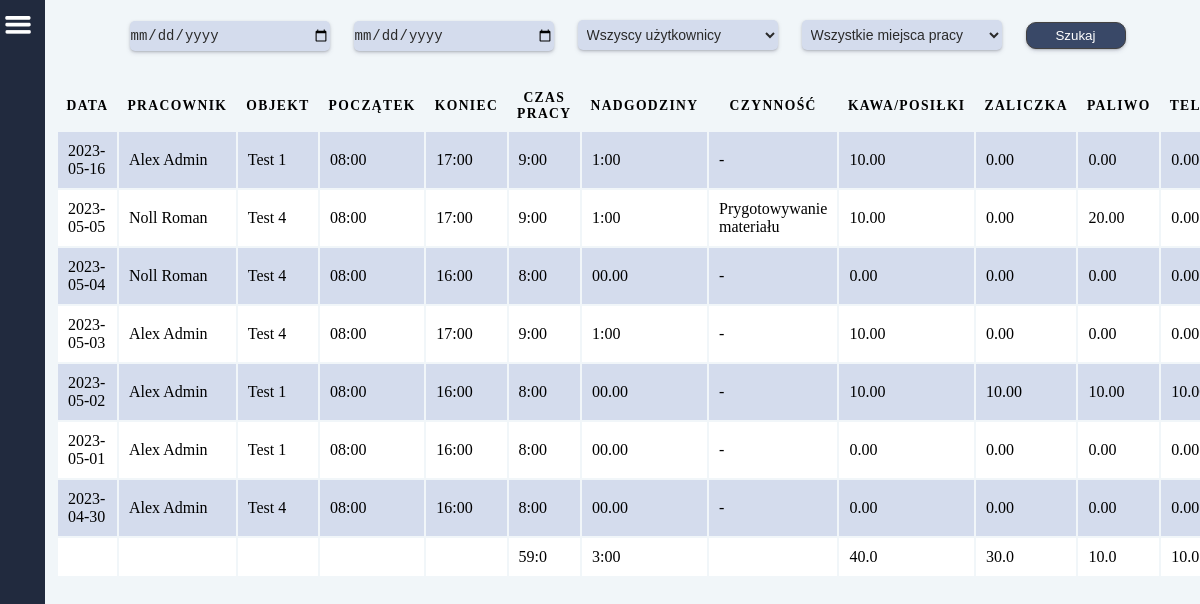
/raports/ (signed in), run on an earlier commit of the app's database.
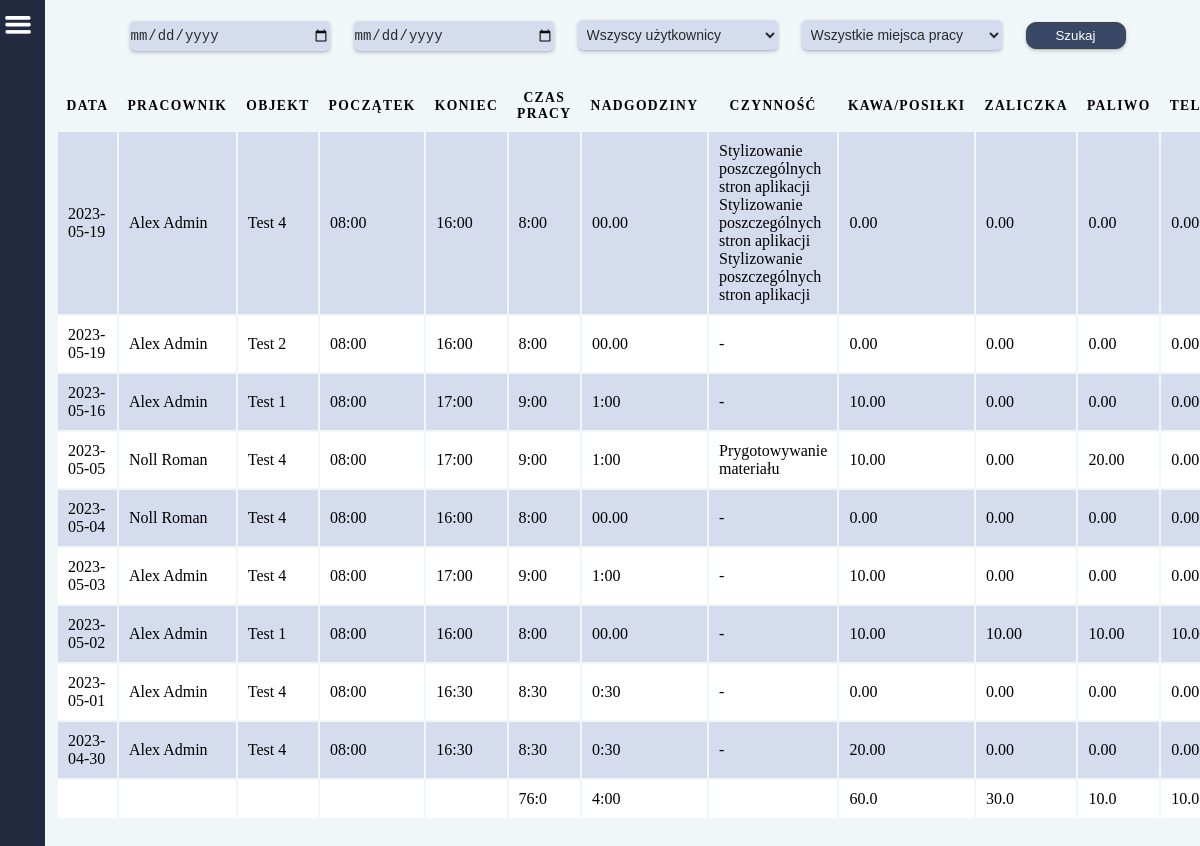
And on a later commit of the database.
### main/models.py (models this page shows, shortened)
class Work(models.Model):
    date = models.CharField(
        null=False,
        default='00-00-00',
        max_length=8,
        verbose_name='Data',
    )
    timestart = models.CharField(
        null=False,
        default='00:00',
        max_length=5,
        verbose_name='Początek',
    )
    timefinish = models.CharField(
        null=False,
        default='00:00',
        max_length=5,
        verbose_name='Koniec',
    )
    diff_time = models.CharField(
        null=True,
        default='00:00',
        max_length=5,
        verbose_name='Czas pracy',
    )
    over_time = models.CharField(
        null=True,
        default='00:00',
        max_length=5,
        verbose_name='Nadgodziny',
    )
    sum_time_sec = models.FloatField(
        null=True,
        default=0.00,
        verbose_name='Czas pracy razem',
    )
    sum_over_time_sec = models.CharField(
        null=True,
        default='00:00',
        max_length=5,
        verbose_name='Nadgodziny',
    )
    work_object = models.CharField(
        null=True,
        max_length=100,
        verbose_name='Miejsce pracy',
    )
    work_type = models.CharField(
        null=True,
        max_length=100,
        verbose_name='Czynność',
    )
    coffee_food = models.CharField(
        null=True,
        max_length=100,
        verbose_name='Kawa/Posiłki',
    )
    fuel = models.CharField(
        null=True,
        max_length=100,
        verbose_name='Paliwo',
    )
    prepayment = models.CharField(
        null=True,
        max_length=100,
        verbose_name='Zaliczka',
    )
    phone_costs = models.CharField(
        null=True,
        max_length=100,
        verbose_name='Telefon',
    )
    payment = models.CharField(
        null=True,
        default=0.00,
        max_length=100,
        verbose_name='Kwota',
    )
    payment_hour = models.FloatField(
        default=0,
        verbose_name='Stawka za godzinę',
    )
    user = models.ManyToManyField(
        CustomUser
    )
    work_objects = models.ManyToManyField(
        'WorkObject'
    )

### users/models.py (models this page shows, shortened)
class CustomUser(AbstractBaseUser, PermissionsMixin):
    username = models.CharField(
        _('Użytkownik'),
        null=True,
        max_length= 255,
        )
    email = models.EmailField(_("email"), unique=True)
    fp_token = models.CharField(
        null=True,
        max_length=192,
        unique=True,
    )
    birthday = models.CharField(
        _('Data urodzenia'),
        null=True,
        max_length= 55,
        )
    birthplace = models.CharField(
        _('Miejsce urodzenia'),
        null=True,
        max_length= 255,
        )
    workplace = models.CharField(
        _('Miejsce pracy'),
        null=True,
        max_length= 255,
        )
    religion = models.CharField(
        _('Religia'),
        null=True,
        max_length= 255,
        )
    insurance_number = models.CharField(
        _('Numer ubezpieczenia'),
        null=True,
        max_length= 255,
        )
    tax_number = models.CharField(
        _('Numer podatkowy'),
        null=True,
        max_length= 255,
        )
    adress_pl = models.CharField(
        _('Adres w Polsce'),
        null=True,
        max_length= 255,
        )
    adress_de = models.CharField(
        _('Adres w Niemczech'),
        null=True,
        max_length= 255,
        )
    profession = models.CharField(
        _('Zawód'),
        null=True,
        max_length= 255,
        )
    position = models.CharField(
        _('Stanowisko (pracuje w)'),
        null=True,
        max_length= 255,
        )
    internal_tax_number = models.CharField(
        _('Wewnętrzny numer podatkowy'),
        null=True,
        max_length= 255,
        )
    nfz_name = models.CharField(
        _('NFZ - nazwa'),
        null=True,
        max_length= 255,
        )
    nfz_adress = models.CharField(
        _('NFZ - adres'),
        null=True,
        max_length= 255,
        )
    phone_number = models.CharField(
        _('Telefon'),
        null=True,
        max_length= 255,
        )
    bank = models.CharField(
        _('Nazwa banku'),
        null=True,
        max_length= 255,
        )
    bic_swift = models.CharField(
        _('BIC/SWIFT'),
        null=True,
        max_length= 255,
        )
    bank_account = models.CharField(
        _('Konto i właściciel'),
        null=True,
        max_length= 255,
        )
    health_insurance_de = models.CharField(
        _('Ubezpieczenie w Niemczech'),
        null=True,
        max_length= 255,
        )
    health_insurance_de_number = models.CharField(
        _('KK VersNr'),
        null=True,
        max_length= 255,
        )
    shoe_size = models.CharField(
        _('Rozmiar buta'),
        null=True,
        max_length= 255,
        )
    growth = models.CharField(
        _('Wzrost'),
        null=True,
        max_length= 255,
        )
    work_clothes = models.CharField(
        _('Ubranie robocze'),
        null=True,
        max_length= 255,
        )
    rights = models.CharField(
        _('Uprawnienia'),
        null=True,
        max_length= 255,
        )
    payment = models.FloatField(
        _('Stawka za godzinę'),
        default=0
    )
    vacations_days_quantity = models.IntegerField(
        _('Ilość przysługujących dni urlopu'),
        null=True,
    )
    vacations_days_quantity_de = models.IntegerField(
        _('Ilość przysługujących dni urlopu'),
        null=True,
    )
    vacacions_on_demand = models.IntegerField(
        _('Ilość dni urlopu na żądanie'),
        default=4,
    )
    cares_vacations = models.IntegerField(
        _('Ilość dni urlopu opiekuńczego'),
        default=5,
    )
    force_majeure_vacations = models.IntegerField(
        _('Ilość godzin urlopu z powodu siły wyższej'),
        default=16,
    )
    compassionate_vacations = models.IntegerField(
        _('Ilość dni urlopu okolicznościowego'),
        default=2,
    )
    last_year_vacations_days_quantity = models.IntegerField(
        _('Ilość przysługujących dni urlopu za zeszły rok'),
        null=True,
    )
    last_year_vacations_days_quantity_de = models.IntegerField(
        _('Ilość przysługujących dni urlopu za zeszły rok'),
        null=True,
    )
    days_to_use_in_current_year = models.IntegerField(
        _('Do użycia w bieżącym roku'),
        null=True,
    )
    days_to_use_in_current_year_de = models.IntegerField(
        _('Do użycia w bieżącym roku'),
        null=True,
    )
    is_staff = models.BooleanField(default=False)
    is_active = models.BooleanField(default=True)
    date_joined = models.DateTimeField(
        _('Data rejestracji'),
        default=timezone.now,
        )
    USERNAME_FIELD = "email"
    REQUIRED_FIELDS = []
    objects = CustomUserManager()

### main/views.py (the view, shortened to what this page needs)
# urls.py: path('raports/', raports, name='raports'),
def raports(request):
    if request.user.is_superuser:
        works = Work.objects.prefetch_related(Prefetch('user')).order_by('-date')
    else:
        works = Work.objects.prefetch_related(Prefetch('user')).filter(user=request.user).order_by('-date')
    users = CustomUser.objects.all().values('id', 'username')
    work_objects = WorkObject.objects.all()
    if request.user.is_superuser:
        total_coffee_food = Work.objects.all().aggregate(total_coffee_food=Sum('coffee_food'))['total_coffee_food']
        total_fuel = Work.objects.all().aggregate(total_fuel=Sum('fuel'))['total_fuel']
        total_prepayment = Work.objects.all().aggregate(total_prepayment=Sum('prepayment'))['total_prepayment']
        total_phone_costs = Work.objects.all().aggregate(total_phone_costs=Sum('phone_costs'))['total_phone_costs']
        total_payment = Work.objects.all().aggregate(total_payment=Sum('payment'))['total_payment']
        total_sum_time_sec = Work.objects.all().aggregate(total_sum_time_sec=Sum('sum_time_sec'))['total_sum_time_sec']
        total_sum_over_time_sec = Work.objects.all().aggregate(total_sum_over_time_sec=Sum('sum_over_time_sec'))['total_sum_over_time_sec']
        if total_sum_time_sec:
            total_hours = total_sum_time_sec // 3600
            total_sec = total_sum_time_sec % 3600
            total_min = total_sec // 60
            total_work_time = f'{int(total_hours)}:{int(total_min)}'
        else:
            total_work_time = '0:00'
        if total_sum_over_time_sec:
            total_hours = total_sum_over_time_sec // 3600
            total_sec = total_sum_over_time_sec % 3600
            total_min = total_sec // 60
            if total_min < 10 or total_min == 0.0:
                total_work_over_time = f'{int(total_hours)}:0{int(total_min)}'
            else:
                total_work_over_time = f'{int(total_hours)}:{int(total_min)}'
        else:
            total_work_over_time = '0:00'
    context = {
        'works': works,
        'users': users,
        'work_objects': work_objects,
        'total_coffee_food': total_coffee_food,
        'total_fuel': total_fuel,
        'total_prepayment': total_prepayment,
        'total_phone_costs': total_phone_costs,
        'total_payment': total_payment,
        'total_work_time': total_work_time,
        'total_work_over_time': total_work_over_time,
    }
    return render(request, 'raports.html', context)

### main/models.py (called while the page is built)
    def __str__(self):
        return str(self.id)

### main/templates/raports.html (shortened to what this page needs)
{% extends 'base.html' %}
{% load static %}
    {% block content %}
    <div class="page-container">
        <div class="filter-container">
            <form method="POST">
                <input class="input_" name="sorted_from" id="datetimepicker" type="date" value="date">
                <input class="input_" name="sorted_to" id="datetimepicker" type="date" value="date">
                {% if request.user.is_superuser %}
                    <select class="input_"  name="user" placeholder="Pracownicy">
                        <option value="">Wszyscy użytkownicy</option>
                    </select>
                {% else %}
                    <select class="input_"  name="user" placeholder="Pracownik">
                        <option value="{{user.username}}">{{user.username}}</option>
                    </select>
                {% endif %}
                <select class="input_"  name="work_object">
                    <option value="">Wszystkie miejsca pracy</option>
                </select>
                <button class="btn"><p class="btn-title">Szukaj</p></button>
            </form>
        </div>
        <div class="container">
            <table>
                <thead>
                    <tr>
                        <th>Data</th>
                        <th>Pracownik</th>
                        <th>Objekt</th>
                        <th>Początek</th>
                        <th>Koniec</th>
                        <th>Czas pracy</th>
                        <th>Nadgodziny</th>
                        <th>Czynność</th>
                        <th>Kawa/Posiłki</th>
                        <th>Zaliczka</th>
                        <th>Paliwo</th>
                        <th>Telefon</th>
                    </tr>
                </thead>
                {% for work in works %}
                    <tr>
                        <td class="nch" data-label="Data">{{work.date}}</td>
                        {% for user in work.user.all %}
                            <td data-label="Pracownik">{{user.username}}</td>
                        {% endfor %}
                        <td class="ch" data-label="Objekt">{{work.work_object}}</td>
                        <td class="nch" data-label="Początek">{{work.timestart}}</td>
                        <td class="ch" data-label="Koniec">{{work.timefinish}}</td>
                        <td class="nch" data-label="Czas pracy">{{work.diff_time}}</td>
                        <td class="ch" data-label="Nadgodziny">{{work.over_time}}</td>
                        {% if work.work_type %}
                            <td class="odd" data-label="Czynność">{{work.work_type}}</td>
                        {% else %}
                            <td class="odd" data-label="Czynność"> - </td>
                        {% endif %}
                        <td class="nch" data-label="Kawa/Posiłki">{{work.coffee_food}}</td>
                        <td class="ch" data-label="Zaliczka">{{work.prepayment}}</td>
                        <td class="nch" data-label="Paliwo">{{work.fuel}}</td>
                        <td class="ch" data-label="Telefon">{{work.phone_costs}}</td>
                    </tr>
                {% endfor %}
                    <tr>
                        <td data-label="RAZEM"></td>
                        <td></td>
                        <td></td>
                        <td></td>
                        <td></td>
                        <td data-label="Czas pracy">{{total_work_time}}</td>
                        <td data-label="Nadgodziny">{{total_work_over_time}}</td>
                        <td ></td>
                        <td data-label="Kawa/Posiłki">{{total_coffee_food}}</td>
                        <td data-label="Zaliczka">{{total_fuel}}</td>
                        <td data-label="Paliwo">{{total_prepayment}}</td>
                        <td data-label="Telefon">{{total_phone_costs}}</td>
                    </tr>
            </table>
        </div>
    </div>
    {% endblock %}

What changed in the data, as far as the page shows it:
added Work: date "2023-05-19", work_object "Test 4", timestart "08:00", timefinish "16:00", diff_time "8:00", over_time "00.00", work_type "Stylizowanie poszczególnych stron aplikacji Stylizowanie poszczególnych stron aplikacji Stylizowanie poszczególnych stron aplikacji", coffee_food "0.00", prepayment "0.00", fuel "0.00", phone_costs "0.00", CustomUser (username "Alex Admin")
added Work: date "2023-05-19", work_object "Test 2", timestart "08:00", timefinish "16:00", diff_time "8:00", over_time "00.00", coffee_food "0.00", prepayment "0.00", fuel "0.00", phone_costs "0.00", CustomUser (username "Alex Admin")
changed Work (number 8 of 9 on the later page): work_object "Test 1" → "Test 4"; timefinish "16:00" → "16:30"; diff_time "8:00" → "8:30"; over_time "00.00" → "0:30"
changed Work (number 9 of 9 on the later page): timefinish "16:00" → "16:30"; diff_time "8:00" → "8:30"; over_time "00.00" → "0:30"; coffee_food "0.00" → "20.00"
Also different on the page:
{{ total_work_time }}: "59:0" → "76:0"
{{ total_work_over_time }}: "3:00" → "4:00"
{{ total_coffee_food }}: "40.0" → "60.0"
